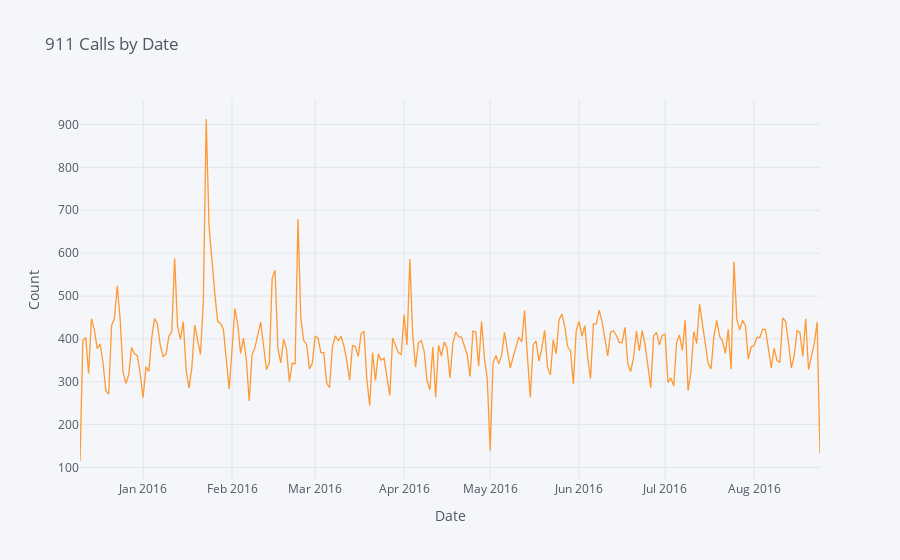

Notebook cell for this chart:
### Code cell
calls_by_date = df.groupby('date').count()['lat']
#plotting the number of calls per date using plotly and cufflinks
calls_by_date.iplot(title='911 Calls by Date',
                    xTitle='Date', yTitle='Count')

#observations:
#There are some spikes in the number of calls on certain dates
#Seems like January 23, 2016 had the highest number of calls
#We can inspect into this further by looking at the reason for the calls on this date

### Figure 1 — Plotly figure (JSON) as saved in the notebook; plotly's stock layout.template omitted (floating-point values rounded to 4 significant figures; data arrays with more than 128 entries replaced by an {"elided": "..."} marker saying what was removed)
{"data": [{"line": {"color": "rgba(255, 153, 51, 1.0)", "dash": "solid", "shape": "linear", "width": 1.3}, "mode": "lines", "name": "lat", "text": "", "type": "scatter", "x": {"elided": "259 str values"}, "y": {"elided": "259 int values"}}], "layout": {"legend": {"bgcolor": "#F5F6F9", "font": {"color": "#4D5663"}}, "paper_bgcolor": "#F5F6F9", "plot_bgcolor": "#F5F6F9", "title": {"font": {"color": "#4D5663"}, "text": "911 Calls by Date"}, "xaxis": {"gridcolor": "#E1E5ED", "showgrid": true, "tickfont": {"color": "#4D5663"}, "title": {"font": {"color": "#4D5663"}, "text": "Date"}, "zerolinecolor": "#E1E5ED"}, "yaxis": {"gridcolor": "#E1E5ED", "showgrid": true, "tickfont": {"color": "#4D5663"}, "title": {"font": {"color": "#4D5663"}, "text": "Count"}, "zerolinecolor": "#E1E5ED"}}}
